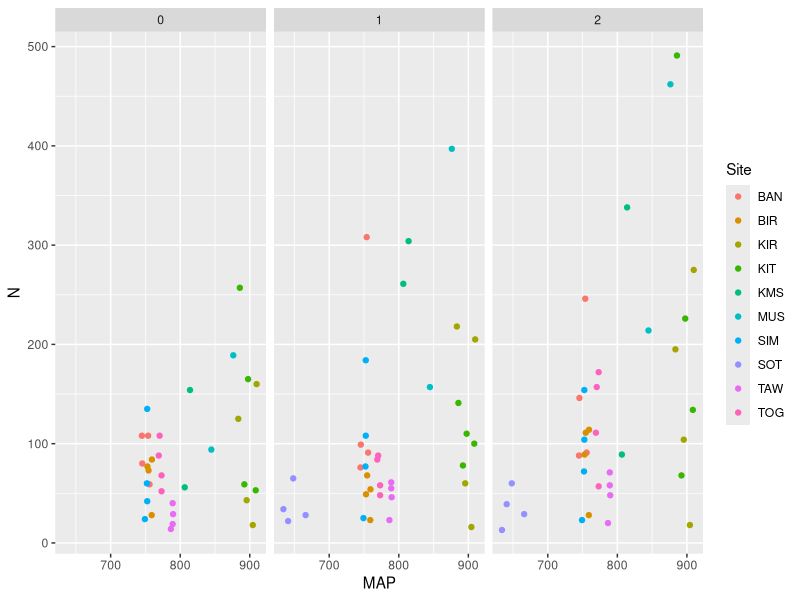
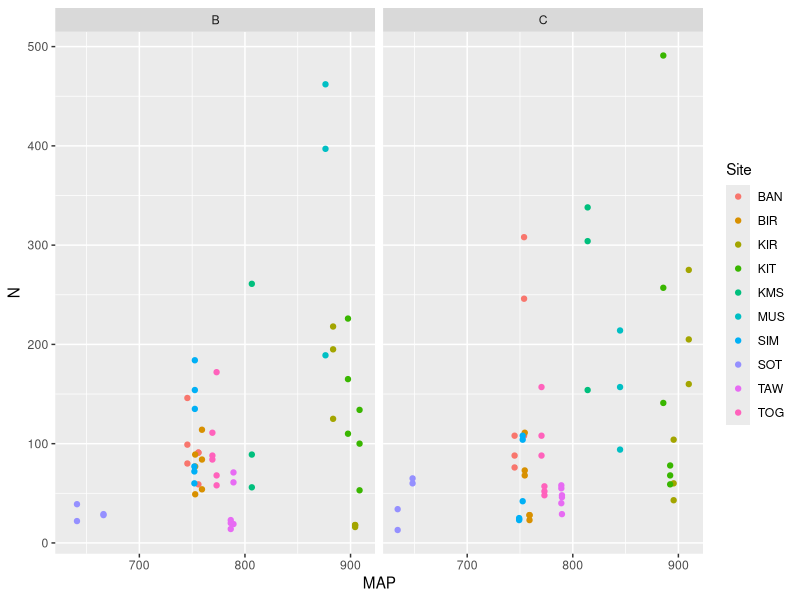
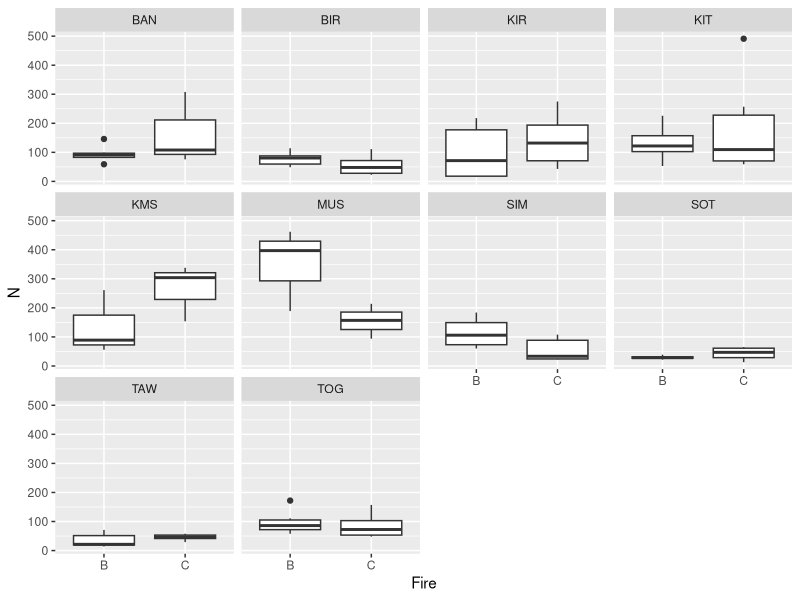
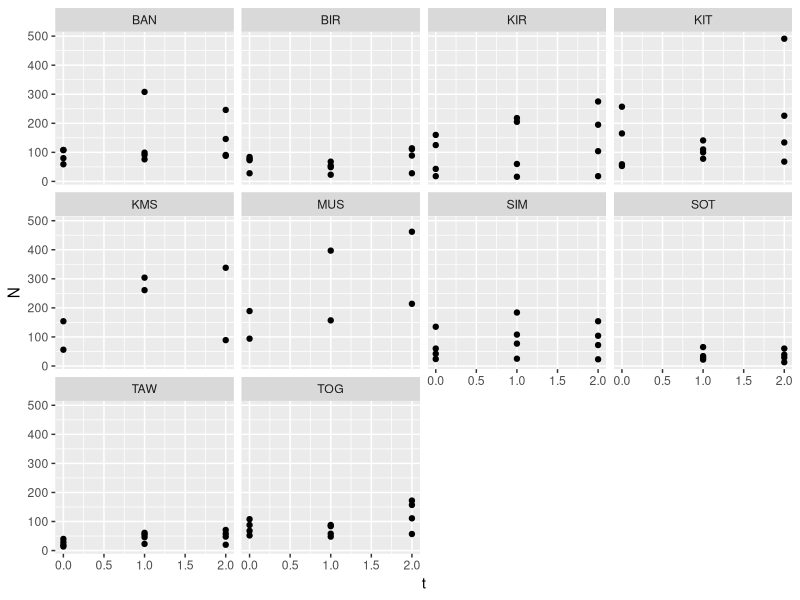
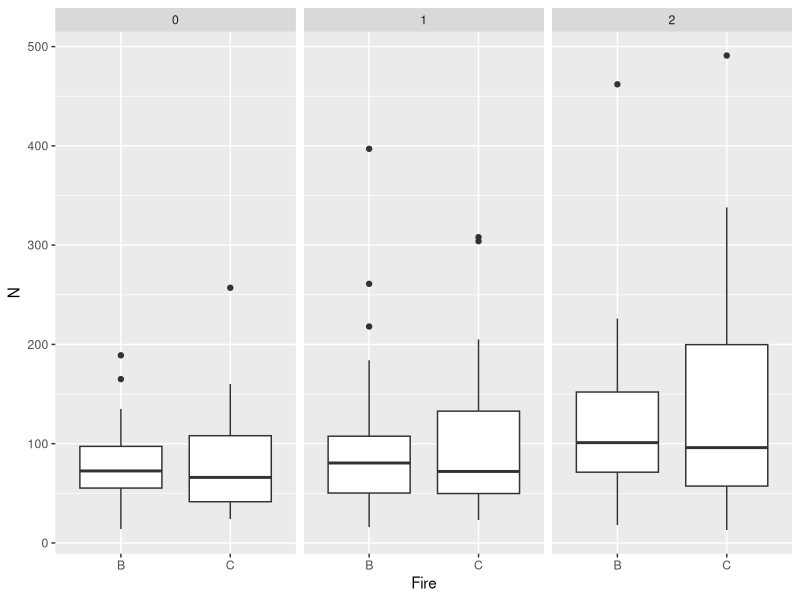

Write the R code that produced these figures, in order.
library(lme4)
library(dplyr)
library(ggplot2)
# Analysis of Serengeti tree density across 36 0.1-ha plots
dens <- read.csv("../data/Density.csv")
dens09 <- subset(dens, Year>2009) # Keep only 2010-2012
# Response variable: N = number of trees in a 0.1-ha plot
# Fixed effects: Year = year from 2009 t0 2012; MAP = Mean Annual Precip in mm;
# Fire = burned (B) or not (C) in a given year;
# Class = tree distribution is bimodal (D) or not (S), ignore for now
dens09$t <- dens09$Year-2010 # Convert Year (2010-2012) into time (0-2)

# Model selection to find model that explains number of trees (N)

##### viz ####
ggplot(data=dens09, aes(x=MAP, y=N))+
  geom_point(aes(color=Site))+
  facet_wrap(~t)

ggplot(data=dens09, aes(x=MAP, y=N))+
  geom_point(aes(color=Site))+
  facet_wrap(~Fire)

ggplot(data=dens09, aes(x=Fire, y=N))+
  geom_boxplot()+
  facet_wrap(~Site)
# fire seems to be dependent on site
ggplot(data=dens09, aes(x=t, y=N))+
  geom_point()+
  facet_wrap(~Site)

ggplot(data=dens09, aes(x=Fire, y=N))+
  geom_boxplot()+
  facet_wrap(~t)
#fire does not change over year (no interaction)

##### variable transformation ####

dens09$MAP.resc <- (dens09$MAP - mean(dens09$MAP))/sd(dens09$MAP)

#### models ####
#null models w and w/o random effects (use poisson dist.)
mod0 <- glm(N~1, data = dens09, family = poisson)
mod0 <- glmer(N~1 + (1|Site/Plot), 
                 data = dens09,
                 family = poisson) #lots of support for random effects

mod1 <- glmer(N ~ Fire + (1|Site/Plot),
              family = poisson, 
              data = dens09)

mod2 <- glmer(N ~ t + (1|Site/Plot),
              family = poisson, 
              data = dens09)

mod3 <- glmer(N ~ t + Fire + (1|Site/Plot),
              family = poisson, 
              data = dens09)

mod4 <- glmer(N ~ MAP.resc + (1|Site/Plot),
              family = poisson,
              data = dens09)

mod5 <- glmer(N ~ MAP.resc + t + (1|Site/Plot),
              family = poisson,
              data = dens09)

mod5b <- glmer(N ~ t + MAP.resc + (t|Site/Plot),
               family = poisson,
               data = dens09)

AIC(mod0, mod1, mod2, mod3, mod4, mod5)
anova(mod0, mod1, mod2, mod3, mod4, mod5)

